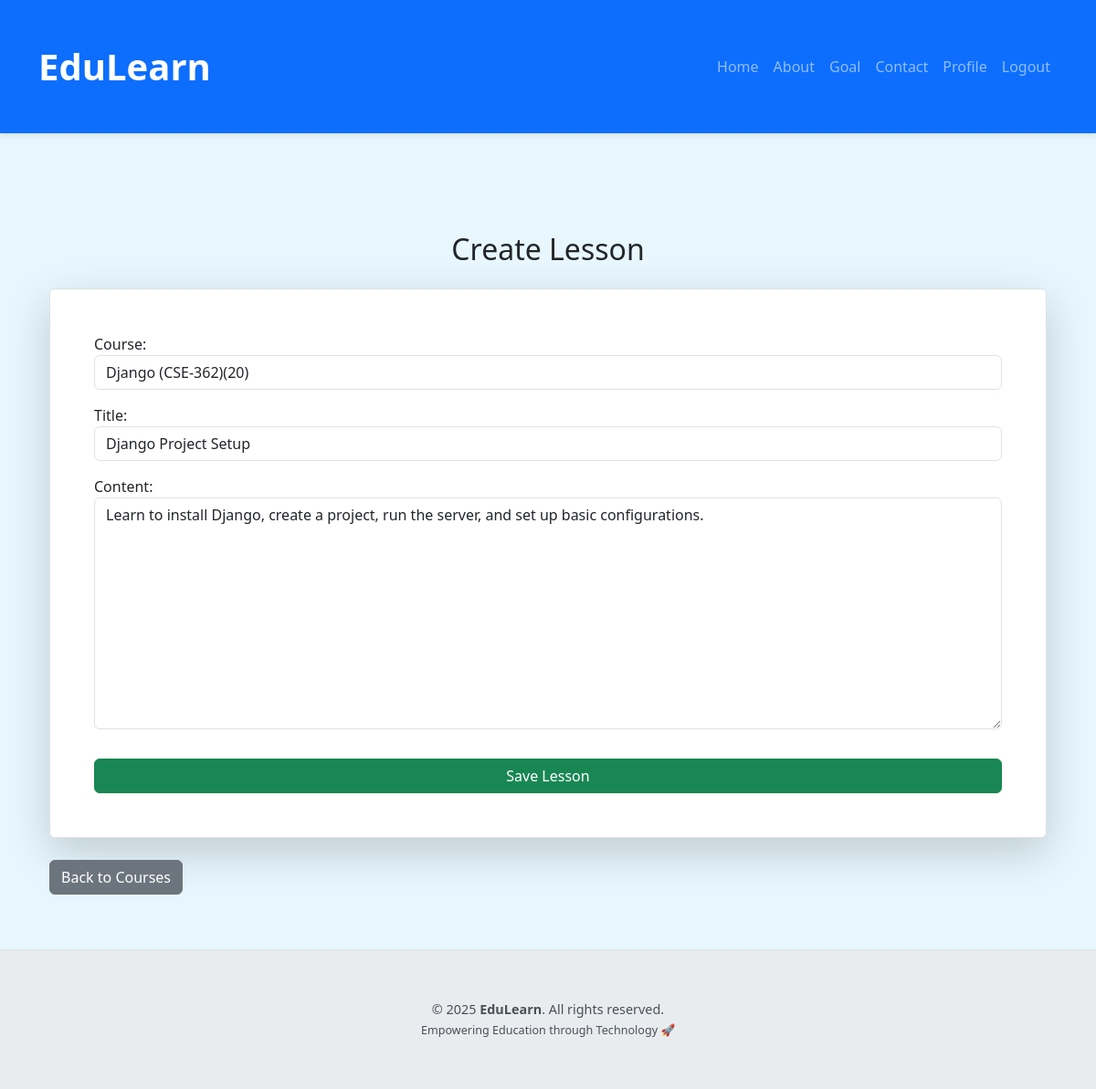
The app's page /lesson/1/update/ (signed in) with its own data.
### courses/models.py (models this page shows, shortened)
class Lesson(models.Model):
    title = models.CharField(max_length=200)
    content = models.TextField()
    course = models.ForeignKey(Course, on_delete=models.CASCADE, related_name='lessons')
    video_url = models.URLField(null = True, blank = True)
    completion_status = models.BooleanField(default = False)

class Course(models.Model):
    title = models.CharField(max_length=200)
    description = models.TextField()
    duration = models.IntegerField(help_text='Duration in hours')
    thumbnail = models.ImageField(upload_to='course_thumbnail/',storage=MediaCloudinaryStorage(),null = True, blank= True)
    created_at = models.DateTimeField(auto_now_add = True)
    def __str__(self):
        return self.title+'('+ str(self.duration) +')'

### courses/views.py (the view)
# urls.py: path('lesson/<int:lesson_id>/update/', lesson_update, name='lesson_update'),
@login_required
def lesson_update(request, lesson_id):
    lesson = get_object_or_404(Lesson, id=lesson_id)
    if request.method == "POST":
        form = LessonForm(request.POST, instance=lesson)
        if form.is_valid():
            form.save()
            messages.success(request, "Lesson updated successfully!")
            return redirect('course_list')
    else:
        form = LessonForm(instance=lesson)
    return render(request, 'courses/lesson_form.html', {'form': form})

### courses/forms.py
class LessonForm(forms.ModelForm):
    class Meta:
        model = Lesson
        fields = ['course', 'title', 'content']
        widgets = {
            'course': forms.Select(attrs={'class': 'form-control'}),
            'title': forms.TextInput(attrs={'class': 'form-control'}),
            'content': forms.Textarea(attrs={'class': 'form-control'}),
        }

### Templates/courses/lesson_form.html (shortened to what this page needs)
{% extends "courses/base.html" %}
{% block content %}
<div class="container mt-5">
  <h2 class="text-center mb-4">{{ lesson.id|default:"Create" }} Lesson</h2>
  <form method="post" enctype="multipart/form-data" class="p-5 bg-white border rounded shadow-lg">
    <div class="mb-3">
      {{ form.as_p }}
    </div>
    <button type="submit" class="btn btn-success w-100 mt-3">Save Lesson</button>
  </form>
  <a href="{% url 'course_list' %}" class="btn btn-secondary mt-4">Back to Courses</a>
</div>
{% endblock %}

### Templates/courses/base.html (style rules this page uses)
body { background-color: #e7f7fd; font-family: "Segoe UI", Tahoma, Geneva, Verdana, sans-serif; }
.container { padding-top: 30px; padding-bottom: 30px; }

### records on screen
Lesson: course "Django (CSE-362)(20)", content "Learn to install Django, create a project, run the server, and set up basic configurations."
Course: title "Django Project Setup"

### other values on screen
{{ lesson.id|default:"Create" }} "Create"
